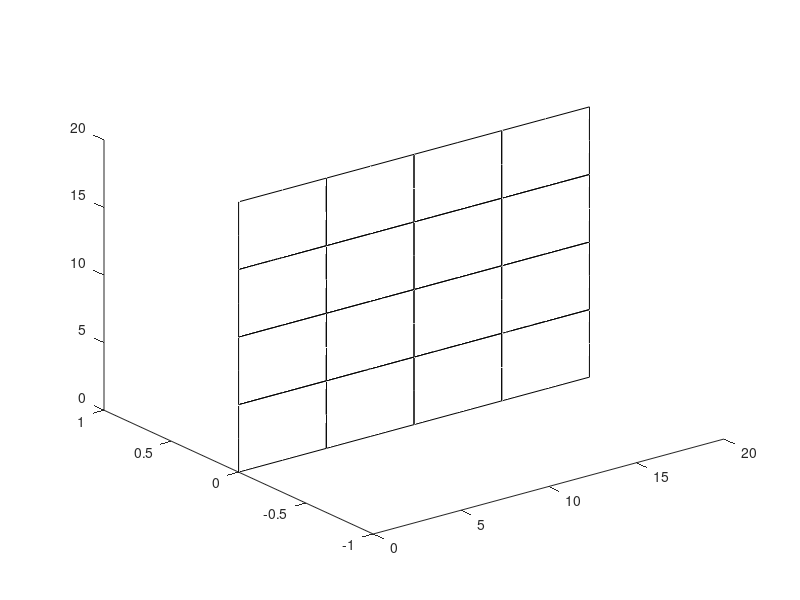

MATLAB code for this plot: (Note: this script raises an error after producing the figure.)
%**********************************************************
%*    PLOTS THE STATIC DISPLACEMENT AND STRESS RESULTS    *
%*    NOTE: NO CHANGE NECESSARY IN THIS FUNCTION          *
%**********************************************************

close all;
clc
load FEA_output_data.mat coord lotogo nnod nDOFPN jj young poisson density d nel dTemp coefExp Thickness;

%--------------------- PLOT DEFORMATION ---------------------
% PLOT THE DEFORMATION FOR THE LOAD CASE DEFINED.

% DO YOU WANT THE UNDEFORMED SHAPE IN THE PLOT?: 1 - YES
%                                                0 - NO
IncludeUndeform = 1;

% AMPLIFICATION FACTOR FOR THE DEFORMATION PLOTS
AmplificationFactor = 1000;
AmpFactorDeformationStress = 0;

% DEFINE THE 4 NODES OF THE SHELL ELEMENT.
%
%  c4---c7---c3
%  |          |
%  |          |
%  c8        c6
%  |          |
%  |          |
%  c1---c5---c2
%
faceN = [1,5,2,6,3,7,4,8];

% INITIZALIZATION OF THE VARIABLES.
x = zeros(nnod,1);
y = zeros(nnod,1);
z = zeros(nnod,1);
disp = zeros(nnod,nDOFPN);
dispV = zeros(nnod*nDOFPN,1);

% DEFORMATION PLOT.
figure(1)
hold on;
for iPD = 1:2
    
    % COLOR USED TO PAINT THE FACE OF THE ELEMENT.
    if (iPD == 1)
        ColorFace = 'w'; 
    else
        ColorFace = 'g';
    end  
        
    if (IncludeUndeform == 1 || iPD == 2)
        
        if (IncludeUndeform == 1 && iPD == 2)
                alpha(0.3); % Plot the undeformed shape transparent
        end
        
        for iel = 1:nel

            % EXTRACT ELEMENT GEOMETRY IN GLOBAL COORDINATE SYSTEM.
            for iloc = 1:nnod,
                x(iloc,1) = coord(lotogo(iel,iloc),1);
            	y(iloc,1) = coord(lotogo(iel,iloc),2);
				z(iloc,1) = coord(lotogo(iel,iloc),3);
            end;

            % EXTRACT ELEMENT NODAL DISPLACEMENTS IN GLOBAL COORDINATE SYSTEM.
            for iloc = 1:nnod,
                inod = lotogo(iel,iloc);
                for idir = 1:nDOFPN,
                    disp(iloc,idir) = 0;
                    ieqnm = jj(inod,idir);
                    if (ieqnm ~= 0),
                        disp(iloc,idir) = disp(iloc,idir) + d(ieqnm);
                    end;
                end;
            end;
            % AMPLIFICATION OF THE DEFORMATION.
            AmpFactor = (iPD-1)*AmplificationFactor; 
           
            % PLOTTING THE ELEMENT.
            for iface=1:1,
                faceNode = faceN(iface,:);
                fill3(x(faceNode,1)+AmpFactor*disp(faceNode,1),z(faceNode,1)+AmpFactor*disp(faceNode,3),y(faceNode,1)+AmpFactor*disp(faceNode,2),ColorFace);
            end
  
        end 
    end
end

hold off
grid;
axis([0 20 0 45 0 30]);
set(gca,'YDir','rev');
view(45,35);
title(strcat('Deformed Shape','    Amplification Factor =',{' '},num2str(AmpFactor)));
xlabel('X');ylabel('Z');zlabel('Y');
print('-djpeg','-r600',strcat('Deformed_Shape_AmpFactor_',num2str(AmpFactor),'.jpeg'));


%
%--------------------- PLOT STRESSES ---------------------

% STRESS TO PLOT
% 1 - S11;	2 - S22;	3 - S33; 4 -S_Von_Mises
% 
% 
% 
% for isig = 1:4;    % Stress Component to Plot
% 
% 
%     for sloc = 1:3;		% Shell Thickness Location to Plot
% 
% 
% 		figure((isig-1)*3+sloc+1)
% 		hold on;
% 		MinStress = +inf;
% 		MaxStress = -inf;
% 		
% 		for iel = 1:nel
% 			% EXTRACT ELEMENT GEOMETRY IN GLOBAL COORDINATE SYSTEM.
% 			for iloc = 1:nnod
% 				x(iloc,1) = coord(lotogo(iel,iloc),1);
% 				y(iloc,1) = coord(lotogo(iel,iloc),2);
% 				z(iloc,1) = coord(lotogo(iel,iloc),3);
% 			end
% 			% FIND LOCAL TO GLOBAL TRANSFORMATION MATRIX, LAMBDA [3x3].
%             t=Thickness*ones(nnod,1);
%             [V1,V2,V3,V1T,V2T,V3T]=CreateNormV(x,y,z,t);            
%     			
% 			% EXTRACT ELEMENT NODAL DISPLACEMENTS IN GLOBAL COORDINATE SYSTEM.
% 			for iloc = 1:nnod,
% 				inod = lotogo(iel,iloc);
% 				for idir = 1:nDOFPN,
% 					disp(iloc,idir) = 0;
% 					ieqnm = jj(inod,idir);
% 					if (ieqnm ~= 0),
% 						disp(iloc,idir) = disp(iloc,idir) + d(ieqnm);
% 					end;
% 				end;
% 				for  idir = 1:nDOFPN,
% 					dispV((iloc-1)*nDOFPN + idir,1) = 0;
% 					ieqnm = jj(inod,idir);
% 					if (ieqnm ~= 0),
% 						dispV((iloc-1)*nDOFPN + idir,1) = d(ieqnm);
% 					end;
% 				end;
% 			end;
% 			
% 			% COMPUTE ELEMENT NODAL DISPLACEMENTS IN LOCAL COORDINATE SYSTEM.
%             [akloc,felloc,amloc] = stiff(young,poisson,density,x,y,z,dTemp,coefExp,t);
%             [akglob,felglob,L] = Loc2GlobTrans(akloc,felloc,V1,V2,V3);
% 			dispVloc = L*dispV;
% 			
% 			% AMPLIFICATION OF THE DEFORMATION.
% 			AmpFactor = AmpFactorDeformationStress;
% 			
% 			% PLOT THE STRESS OF EACH FACE AT THE PROJECTION OF INTEGRATION
% 			% POINT IN THE FACE OF THE ELEMENT.
%             %
% 
%             
%             for iface = 1:1;
% 				
% 				faceNode = faceN(iface,:);
%     		
% 				% (8) GAUSS POINT COORDINATES AT EACH FACE OF THE ELEMENT.
% 				
% 				% COMPUTE THE STRESS AT EACH PROJECTION OF THE INTEGRATION POINT
% 				% IN THE FACE USING 2 GAUSS POINTS (2*2).
% 				
%                 
%                 ag=-1/sqrt(5/3); bg=0; cg=1/sqrt(5/3); dg=[-1 0.0 1];
% 				Face_G=[ag,ag; bg,ag; cg,ag; cg,bg; cg,cg; bg,cg; ag,cg; ag,bg];                
%                 [sigPr1,sigVon1] = stress(young,poisson,x,y,z,dispVloc,Face_G(8*(iface-1)+1,1),Face_G(8*(iface-1)+1,2),dg(sloc),dTemp,coefExp,t);
% 				[sigPr2,sigVon2] = stress(young,poisson,x,y,z,dispVloc,Face_G(8*(iface-1)+2,1),Face_G(8*(iface-1)+2,2),dg(sloc),dTemp,coefExp,t);
% 				[sigPr3,sigVon3] = stress(young,poisson,x,y,z,dispVloc,Face_G(8*(iface-1)+3,1),Face_G(8*(iface-1)+3,2),dg(sloc),dTemp,coefExp,t);
% 				[sigPr4,sigVon4] = stress(young,poisson,x,y,z,dispVloc,Face_G(8*(iface-1)+4,1),Face_G(8*(iface-1)+4,2),dg(sloc),dTemp,coefExp,t);
% 				[sigPr5,sigVon5] = stress(young,poisson,x,y,z,dispVloc,Face_G(8*(iface-1)+5,1),Face_G(8*(iface-1)+5,2),dg(sloc),dTemp,coefExp,t);
% 				[sigPr6,sigVon6] = stress(young,poisson,x,y,z,dispVloc,Face_G(8*(iface-1)+6,1),Face_G(8*(iface-1)+6,2),dg(sloc),dTemp,coefExp,t);
% 				[sigPr7,sigVon7] = stress(young,poisson,x,y,z,dispVloc,Face_G(8*(iface-1)+7,1),Face_G(8*(iface-1)+7,2),dg(sloc),dTemp,coefExp,t);
% 				[sigPr8,sigVon8] = stress(young,poisson,x,y,z,dispVloc,Face_G(8*(iface-1)+8,1),Face_G(8*(iface-1)+8,2),dg(sloc),dTemp,coefExp,t);
%   
%                 if  isig ~= 4   % The Principal Stresses S11 S22 and S33
%                     ColorFaceStress = [sigPr1(isig,1),sigPr2(isig,1),sigPr3(isig,1),sigPr4(isig,1),sigPr5(isig,1),sigPr6(isig,1),sigPr7(isig,1),sigPr8(isig,1)]';
%                 else
%                     ColorFaceStress = [sigVon1,sigVon2,sigVon3,sigVon4,sigVon5,sigVon6,sigVon7,sigVon8]';
% 
%                 end
% 
%                
%                 
% 				if (MaxStress < max(ColorFaceStress))
% 					MaxStress = max(ColorFaceStress);
% 				end
% 				if (MinStress > min(ColorFaceStress))
% 					MinStress = min(ColorFaceStress);
%                 end
% 				fill3(x(faceNode,1)+AmpFactor*disp(faceNode,1),z(faceNode,1)+AmpFactor*disp(faceNode,3),y(faceNode,1)+AmpFactor*disp(faceNode,2),ColorFaceStress');
% 				%
% 			end
% 			%
% 		end
% 		%
% 		hold off
% 		grid;
%         axis([0 20 0 45 0 30]);
% 		set(gca,'YDir','rev','fontsize',18);
% 		view(45,35);
% 		%
%         title_Var = {'Principal Stress \sigma_1 @ Bottom Surface','Principal Stress \sigma_1 @ Mid Surface','Principal Stress \sigma_1 @ Top Surface','Principal Stress \sigma_2 @ Bottom Surface','Principal Stress \sigma_2 @ Mid Surface','Principal Stress \sigma_2 @ Top Surface','Principal Stress \sigma_3 @ Bottom Surface','Principal Stress \sigma_3 @ Mid Surface','Principal Stress \sigma_3 @ Top Surface','VonMises Stress \sigma_V @ Bottom Surface','VonMises Stress \sigma_V @ Mid Surface','VonMises Stress \sigma_V @ Top Surface'};
% 		title(title_Var((isig-1)*3+sloc));
% 		axes('position',[.05  .05  .9  .01])
% 		pcolor([1:0.1:10;1:0.1:10]);
% 		set(gca,'XTickLabel',{MinStress:(MaxStress-MinStress)/8:MaxStress});
% 		set(gca,'YTickLabel',{''});
% 		print_Var= {'Principal_Stress_1_@_Bottom_Surface.jpeg','Principal_Stress_1_@_Mid_Surface.jpeg','Principal_Stress_1_@_Top_Surface.jpeg','Principal_Stress_2_@_Bottom_Surface.jpeg','Principal_Stress_2_@_Mid_Surface.jpeg','Principal_Stress_2_@_Top_Surface.jpeg','Principal_Stress_3_@_Bottom_Surface.jpeg','Principal_Stress_3_@_Mid_Surface.jpeg','Principal_Stress_3_@_Top_Surface.jpeg','VonMises_Stress_@_Bottom_Surface.jpeg','VonMises_Stress_@_Mid_Surface.jpeg','VonMises_Stress_@_Top_Surface.jpeg'};
% 		print('-djpeg','-r600',char(print_Var((isig-1)*3+sloc)));
% 		%
%         close all
% 		
% 	end;
%     
% end;
% %
% %

clear all
clc